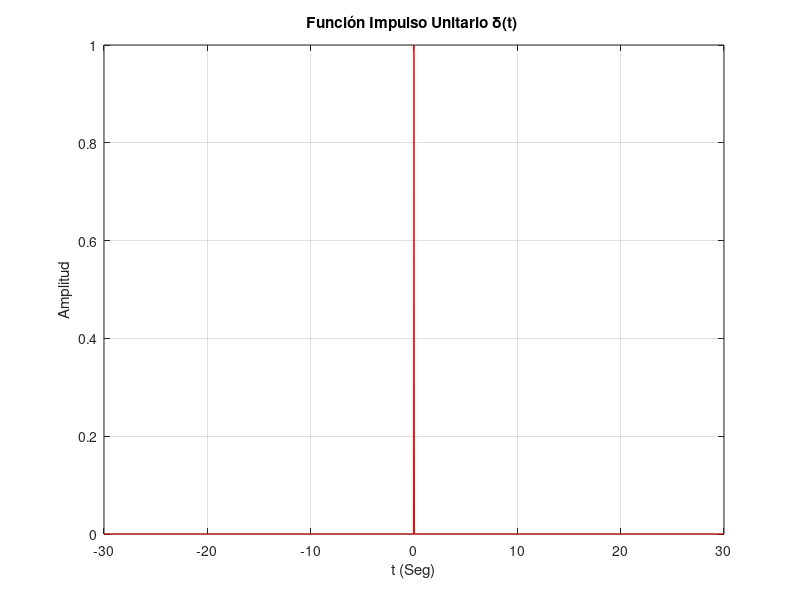

Reproduce this figure in MATLAB.
# Unitario Continuo:
fs = 20; # velocidad de repetición de las muestras
tmax=30; # límite superior de la escala de tiempo
tmin=-30; # límite inferior de la escala de tiempo
w = (1/fs); # ancho del pulso aproximado
ts = [tmin:1/fs:-w 0 w:1/fs:tmax]; # rango de la escala de #tiempo
# número de muestras en el tiempo
x =[zeros(1,(abs(tmin)*fs)) 1 zeros(1,(abs(tmax)*fs))];
# Gráfica de la función impulso unitario
plot(ts,x,'r'); xlabel('t (Seg)'); 
ylabel('Amplitud'); 
title('Función Impulso Unitario δ(t) ');grid on;
